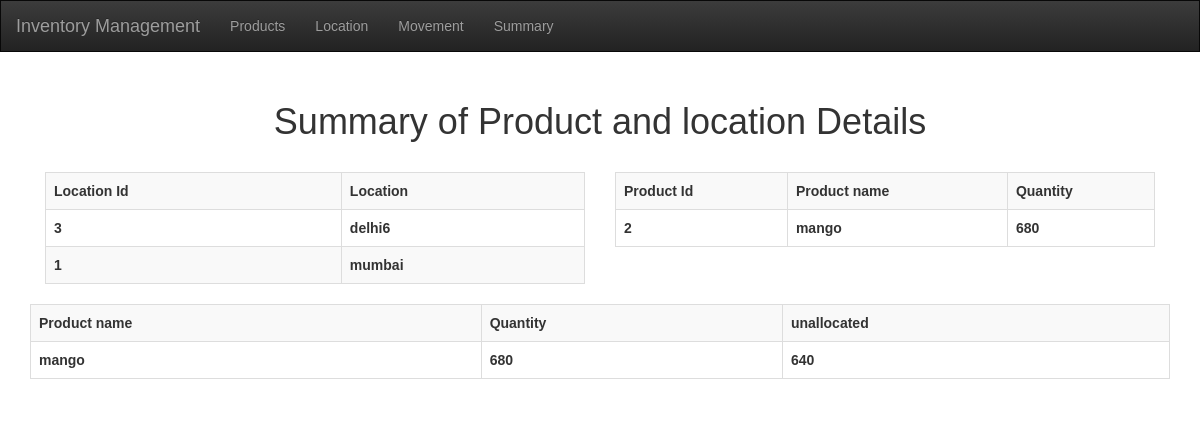
Before: / with the older database file.
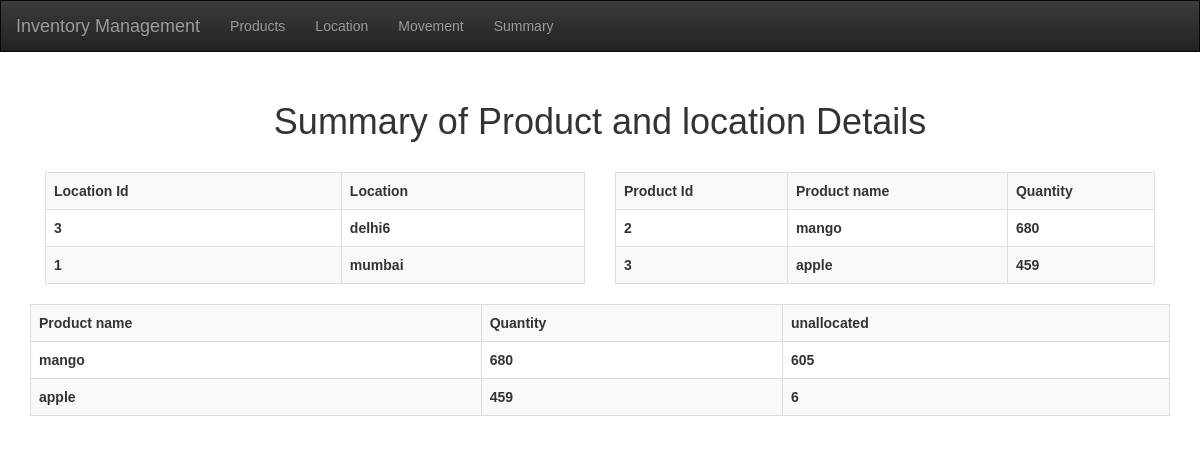
After: the same page with the newer database file.
### app.py (models this page shows, shortened)
class Location(db.Model):
    location_id = db.Column(db.Integer, primary_key=True)
    location = db.Column(db.String, nullable=False)

class Product(db.Model):
    product_id = db.Column(db.Integer, primary_key=True)
    product_name = db.Column(db.String, nullable=False)
    Quantity = db.Column(db.Integer , default=0)
    unallocted = db.Column(db.Integer)

### app.py (the view)
@app.route("/")
def Summary():
    msg=None
    conn = sqlite3.connect('test.db')
    cur = conn.cursor()
    try:
        cur.execute(QueryDic['location'])
        location_info = cur.fetchall()
        cur.execute(QueryDic['product'])
        product_info = cur.fetchall()
        cur.execute(QueryDic['unallocate'])
        unallocation_info = cur.fetchall()
    except sqlite3.Error as e:
        msg = f"An error occurred: {e.args[0]}"
    if msg:
        print(msg)
    return render_template("summary.html", loc=location_info, prod= product_info, unallocate= unallocation_info)

### template/summary.html (shortened to what this page needs)
{% extends 'base.html'%}
{% block body %}
<div class="container">
    <h1 class="headerStyle">Summary of Product and location Details</h1>
  <div class="col-md-6">
    {% if loc|length < 1 %}
          <h4 class="headerStyle"> There is no location added to system.</h4>
          {% else %}
          <table class="table table-striped table-bordered">
            <tr>
                <th>
                    Location Id
                  </th>
                  <th>
                    Location
                  </th>
            </tr>
            {% for l in loc %}
            <tr>
              <th>
                {{l[0]}}</th>
              <th>{{l[1]}}</th>
            </tr>
            {% endfor %}
          </table>
        {% endif %}
  </div>
  <div class="col-md-6">
        {% if prod|length < 1 %}
        <h4 class="headerStyle">There is no product added to system.</h4>
        {% else %}
        <table class="table table-striped table-bordered">
        <tr>
            <th>
                Product Id
              </th>
              <th>
                Product name
              </th>
              <th>
                  Quantity
              </th>
        </tr>
        {% for p in prod %}
        <tr>
          <th>
            {{p[0]}}</th>
          <th>{{p[1]}}</th>
          <th>{{p[2]}}</th>
        </tr>
        {% endfor %}
        </table>
        {% endif %}
</div>
{% if unallocate|length < 1 %}
<h4 class="headerStyle">There is no product added to system.</h4>
{% else %}
<table class="table table-striped table-bordered">
 <tr>
    <th>
            Product name
      </th>
      <th>
            Quantity
        </th>
      <th>
           unallocated
      </th>
 </tr>
 {% for a in unallocate %}
 <tr>
   <th>
     {{a[0]}}</th>
   <th>{{a[1]}}</th>
   <th>{{a[2]}}</th>
 </tr>
 {% endfor %}
</table>
{% endif %}
{% endblock %}

Changed rows visible on the page:
changed Product "mango": unallocted "640" → "605"
added Product: product_id "3", product_name "apple", Quantity "459", unallocted "6"
